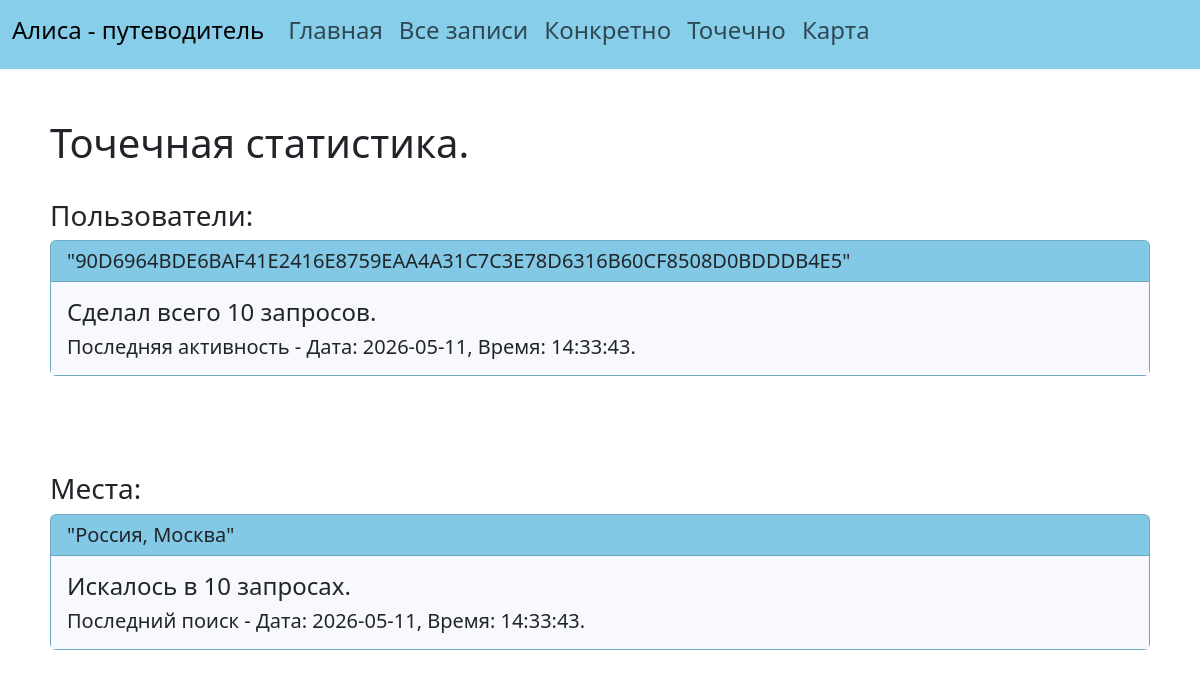
Page /statistics_of_users_and_places on the earlier database version.
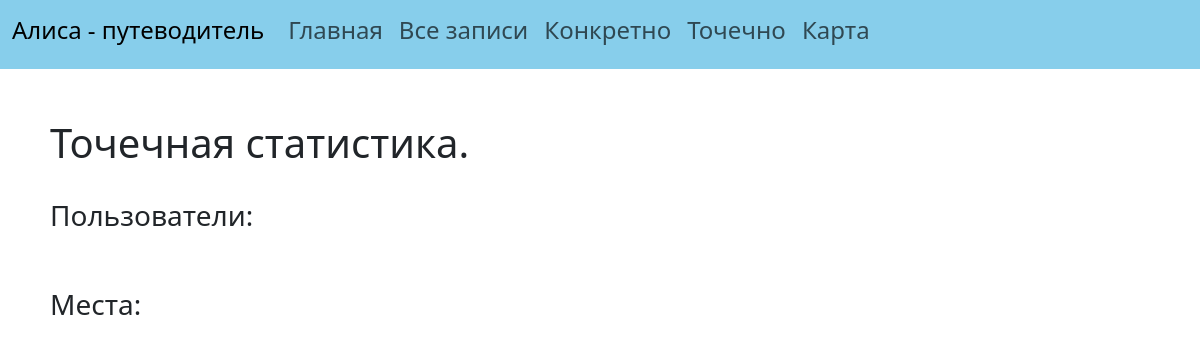
Same page on the later database version.
### data/statistics.py (models this page shows)
class Statistics(SqlAlchemyBase):
    __tablename__ = 'statistics'
    id = sqlalchemy.Column(sqlalchemy.Integer, primary_key=True, autoincrement=True)
    user_id = sqlalchemy.Column(sqlalchemy.String, nullable=True)
    url = sqlalchemy.Column(sqlalchemy.String, nullable=False)
    picture_id = sqlalchemy.Column(sqlalchemy.String, nullable=False)
    full_name_place = sqlalchemy.Column(sqlalchemy.String, nullable=False)
    created_date = sqlalchemy.Column(sqlalchemy.DateTime, default=datetime.datetime.now)

### main.py (the view)
@app.route('/statistics_of_users_and_places')
def statistics_of_users_and_places():
    db_sess = db_session.create_session()
    lines = db_sess.query(Statistics).all()
    list_of_users = sorted(list(set(list(map(lambda x: x.user_id, lines)))))
    transform_users = []
    for user in list_of_users:
        number_of_requests = len(list(filter(lambda x: x.user_id == user, lines)))
        last_time = max(list(map(lambda x: x.created_date, list(filter(lambda x: x.user_id == user,
                                                                       lines))))).strftime(
            "Дата: %Y-%m-%d, Время: %H:%M:%S")
        transform_users.append([user, number_of_requests, last_time])
    list_of_places = sorted(list(set(list(map(lambda x: x.full_name_place, lines)))))
    transform_places = []
    for place in list_of_places:
        number_of_requests = len(list(filter(lambda x: x.full_name_place == place, lines)))
        last_time = max(list(map(lambda x: x.created_date, list(filter(lambda x: x.full_name_place == place,
                                                                       lines))))).strftime(
            "Дата: %Y-%m-%d, Время: %H:%M:%S")
        transform_places.append([place, number_of_requests, last_time])
    return render_template('statistics_of_users_and_places.html',
                           list_of_users=transform_users, list_of_places=transform_places)

### data/db_session.py (called while the page is built)
def create_session() -> Session:
    global __factory
    return __factory()

### templates/statistics_of_users_and_places.html
{% extends "base.html"%}
{% set title = 'Точечная статистика' %}
{% block content %}
    <h1>Точечная статистика.</h1>
    <br>
    <h3>Пользователи:</h3>
    {% for user in list_of_users %}
        <div class="card" style="background-color: skyblue">
            <h5 class="card-header">"{{user[0]}}"</h5>
            <div class="card-body" style="background-color: ghostwhite">
                <h4 class="card-title">Сделал всего {{user[1]}} запросов.</h4>
                <h5 class="card-text">Последняя активность - {{user[2]}}.</h5>
            </div>
        </div>
        <br>
        <br>
    {% endfor %}
    <br>
    <br>
    <h3>Места:</h3>
    {% for place in list_of_places %}
        <div class="card" style="background-color: skyblue">
            <h5 class="card-header">"{{place[0]}}"</h5>
            <div class="card-body" style="background-color: ghostwhite">
                <h4 class="card-title">Искалось в {{place[1]}} запросах.</h4>
                <h5 class="card-text">Последний поиск - {{place[2]}}.</h5>
            </div>
        </div>
        <br>
        <br>
    {% endfor %}
{% endblock %}

Differences in the rows shown:
removed Statistics: user "90D6964BDE6BAF41E2416E8759EAA4A31C7C3E78D6316B60CF8508D0BDDDB4E5", user "10", user "Дата: 2026-05-11, Время: 14:33:43", full_name_place "Россия, Москва", place "10", place "Дата: 2026-05-11, Время: 14:33:43"
